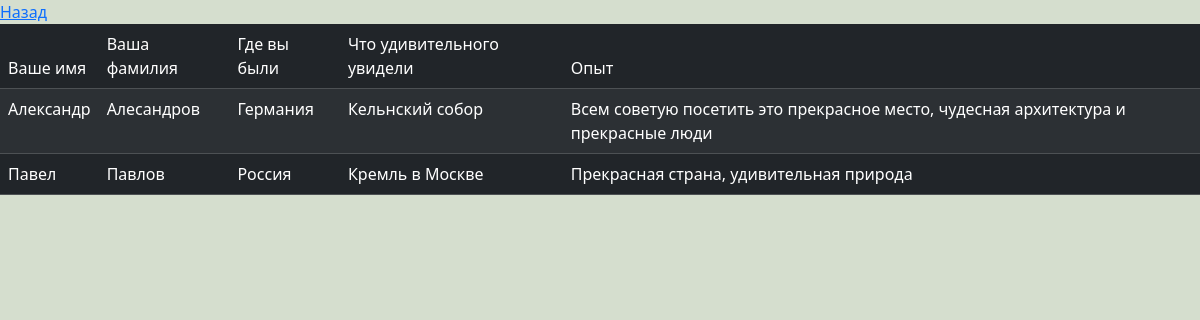
The app's page /sights/information/ with its own data.
### sights/models.py (models this page shows)
class FirstForm(models.Model):
    your_name = models.CharField("Ваше имя", max_length=32, default="unknown")
    your_surname = models.CharField("Ваша фамилия", max_length=32, default="unknown")
    visited_country = models.CharField("Где вы были", max_length=128, default="unknown")
    seen_sights = models.CharField("Что удивительного увидели", max_length=64, default="unknown")
    experience = models.TextField("Опыт", max_length=128, default="unknown")

### sights/views.py (the view)
# urls.py: path('sights/information/', info_page, name='info')
def info_page(request):
    info = FirstForm.objects.all()
    return render(request, 'sights/information_about_people.html', {"info": info})

### sights/templates/sights/information_about_people.html (shortened to what this page needs)
{%extends "sights/layout.html"%}
{%block body%}
    <a href="/sights/">Назад</a>
    <table class="table table-dark table-striped">
        <thead>
            <td>Ваше имя</td>
            <td>Ваша фамилия</td>
            <td>Где вы были</td>
            <td>Что удивительного увидели</td>
            <td>Опыт</td>
        </thead>
        <tbody>
            {% for i in info%}
            <tr>
                <td>{{i.your_name}}</td>
                <td>{{i.your_surname}}</td>
                <td>{{i.visited_country}}</td>
                <td>{{i.seen_sights}}</td>
                <td>{{i.experience}}</td>
            </tr>
            {%endfor%}
        </tbody>
    </table>
{%endblock%}

### sights/static/css/my_css.css (style rules this page uses)
body { background-color:#d5dece ; }

### sights/templates/sights/information_about_people.html (style rules this page uses)
body { background-color:#d5dece ; }

### records on screen
FirstForm: your_name "Александр", your_surname "Алесандров", visited_country "Германия", seen_sights "Кельнский собор", experience "Всем советую посетить это прекрасное место, чудесная архитектура и прекрасные люди"
FirstForm: your_name "Павел", your_surname "Павлов", visited_country "Россия", seen_sights "Кремль в Москве", experience "Прекрасная страна, удивительная природа"
